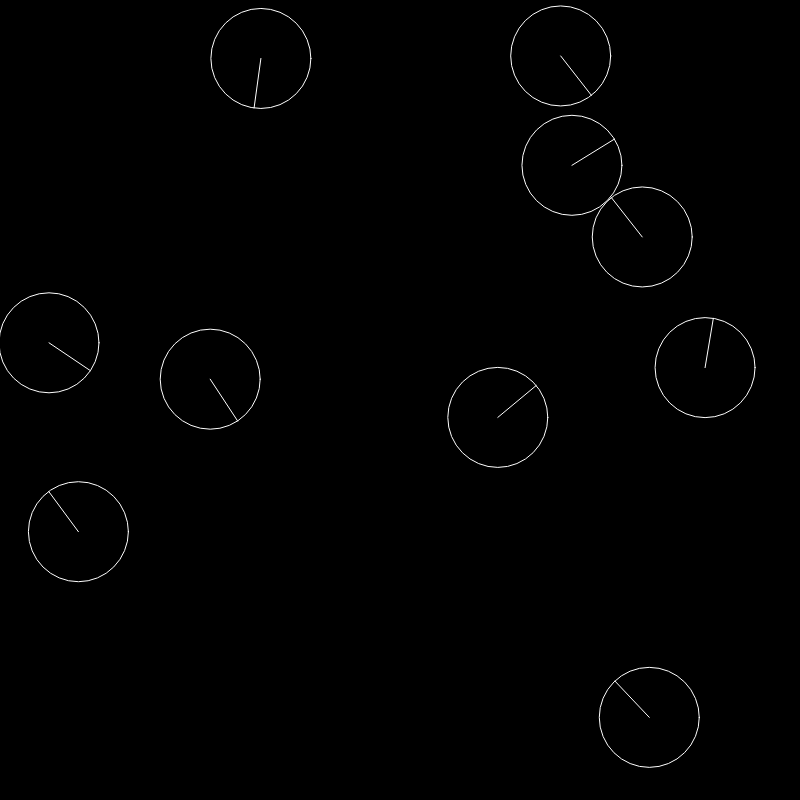
Frame 1 (no input)
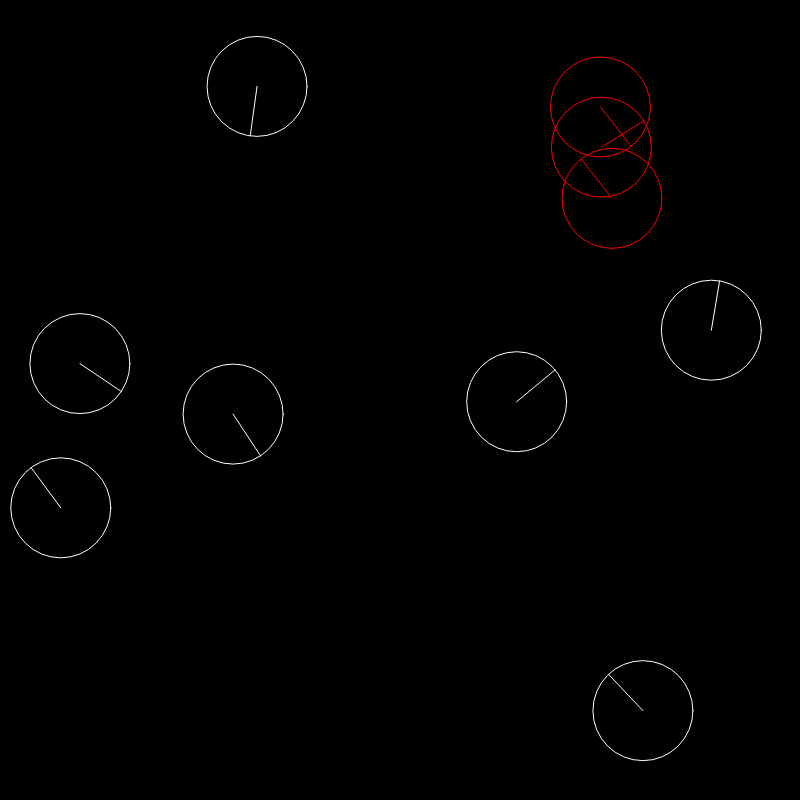
Frame 60 (no input)
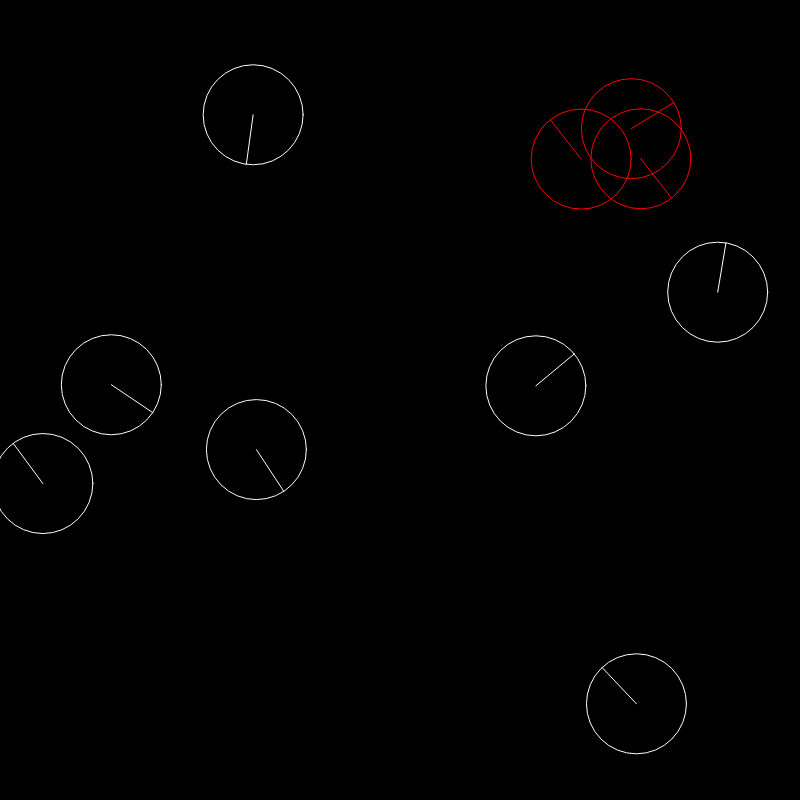
Frame 120 (the mouse pressed at the canvas centre since frame 60)

The p5.js sketch that drew these frames (run headless with seeded random() and noise() and a simulated clock; from frame 60 on, the mouse is pressed at the canvas centre):

// p5.js sketch
// ── sketch.js
var agents = [];

function setup() {
  createCanvas(800, 800);
  
  for (var i=0; i<10; i++) {
    var a = new Agent(random(width), random(height), random(-1, 1), random(-1, 1), 50);
    agents.push(a);
  }
}

function draw() {
  background(0);
  
  // for each agent
  for (var i=0; i<agents.length; i++) {
    
    // first update the agent's position
    agents[i].update();
    
    // set the color of the stroke to be white
    stroke(255);
    
    // then see if the agent is intersecting with any other agent (except itself!)
    for (var j=0; j<agents.length; j++) {
      if (i != j) {   // make sure not to compare agent i to itself!!
        var intersect = checkIfAgentsIntersecting(agents[i], agents[j]);
        
        // if it's intersecting with another agent, color red
        if (intersect) {
          stroke(255, 0, 0);
        }
      }
    }    
    
    agents[i].draw();
  }
}

// this function will take two agents as input and return true/false
// depending on if they are intersecting (see p10_intersecting_circles)
function checkIfAgentsIntersecting(a, b) {    // a and b are agents
  var d = dist(a.position.x, a.position.y, b.position.x, b.position.y);
  if (d < a.radius + b.radius) {
    return true;
  }
  else {
    return false;
  }
}


function Agent(x_, y_, vx_, vy_, rad) {
  this.position = {x:x_, y:y_};   // position of the agent
  this.velocity = {x:vx_, y:vy_}; // velocity (speed) of the agent
  this.radius = rad;              // radius of the agent
  
  // add velocity to the position to move the circle
  this.update = function() {
    this.position.x += this.velocity.x;
    this.position.y += this.velocity.y;
    this.wrap();
  }
  
  // wrapping function to wrap the agent around the screen
  // if it goes off of it
  this.wrap = function() {
    if (this.position.x > width) {
      this.position.x = 0;
    }
    if (this.position.x < 0) {
      this.position.x = width;
    }
    if (this.position.y > height) {
      this.position.y = 0;
    }
    if (this.position.y < 0) {
      this.position.y = height;
    }
  }
  
  // draw the agent
  this.draw = function() {
    noFill();
    ellipse(this.position.x, this.position.y, 2 * this.radius, 2 * this.radius);
    var angle = atan2(this.velocity.y, this.velocity.x);
    line(this.position.x, this.position.y, this.position.x + this.radius * cos(angle), this.position.y + this.radius * sin(angle));
  }
}
